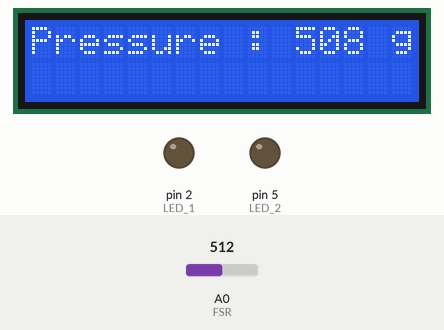
The sketch below on a simulated Arduino Uno, built with avr-gcc and run on an emulated ATmega328P. Shown: 16×2 character LCD, output pins drawn as LEDs (lit = HIGH). The inputs (shaded band) are chosen by the test bench; at power-on: A0 (FSR) = 512. What the sketch prints to the serial monitor is not drawn.

Above: at 1.2 s.
1.3 s: A0 (FSR) set to 526
At 1.9 s:
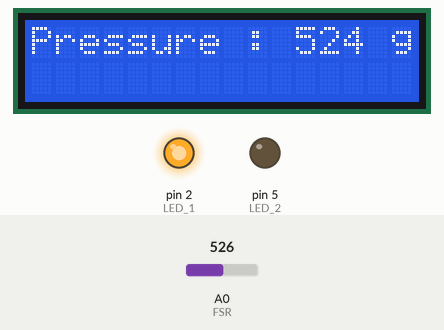
2.9 s: A0 (FSR) set to 716
At 4.2 s:
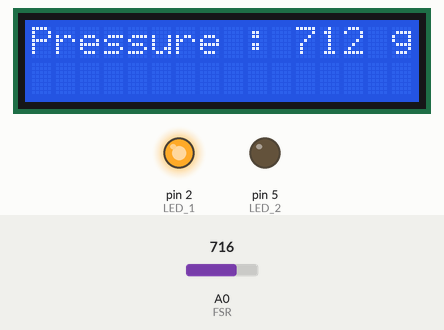
4.5 s: A0 (FSR) set to 900
At 5.6 s:
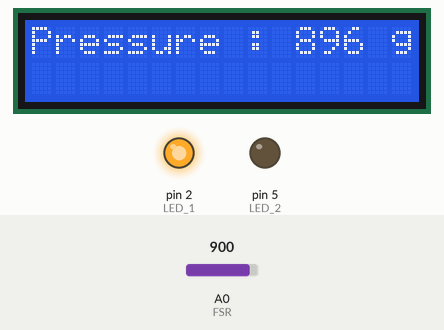
Timing chart, 0 to 7.5 s (numbered marks = the images above; inputs shaded):
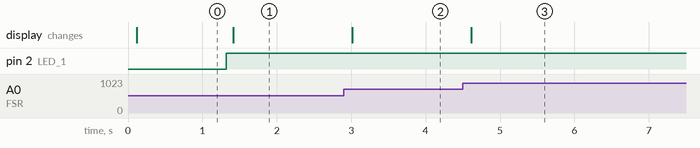

The sketch:

Pressure_senso_v3.ino
```cpp
//#define MAX_TYPE(type) ((type)(pow(2, sizeof(type) * 8 - 1)-1))
//#define MAX_INT MAX_TYPE(int)
//#define MAX_LONG MAX_TYPE(long)

//#include <Wire.h>     //I2C 통신인데 없어도 작동함
#include <LiquidCrystal_I2C.h>
LiquidCrystal_I2C lcd(0x27,16,2);


int FSR = A0;
int LED_1 = 2;
int LED_2 = 5;
int val = 0;
char buf[80];

unsigned pressure_prev = 0;
const unsigned long pressure_delay = 50;

unsigned lcd_prev = 0;
const unsigned long lcd_delay = 100;


//unsigned int on_off1 = 0;
//unsigned LED_1_prev = 0;
//const unsigned long LED_1_delay = 3000;
//
//
//unsigned int on_off2 = 0;
//unsigned LED_2_prev = 0;
//const unsigned long LED_2_delay = 5000;


void setup() {


  Serial.begin(9600);
  pinMode(LED_1, OUTPUT);
  pinMode(LED_2, OUTPUT);
  lcd.init();             //LCD 초기화
  lcd.backlight();

}

void loop() {

  unsigned pressure_now = millis(); //현재 시간 milli 단위로 읽어 저장
  if(pressure_now - pressure_prev >= pressure_delay)
  {
    pressure_prev = pressure_now;

    Serial.print(analogRead(FSR));
    Serial.println("g");
    val = map(analogRead(FSR), 0, 1023, 0, 255);  //내부적 작동이라 lcd는 따로 계산
    analogWrite(LED_1, val);
  }

  unsigned lcd_now = millis();
  if(lcd_now - lcd_prev >= lcd_delay)
  {
    lcd_prev = lcd_now;

    lcd.setCursor(0,0);
    lcd.print("Pressure :");
    lcd.setCursor(11,0);
    sprintf(buf, "%3d", val*4); // 문자열 buf에 저장
    lcd.print(buf);
    lcd.setCursor(15,0);
    lcd.print("g");

  }


//  unsigned LED_1_now = millis();
//  if(LED_1_now - LED_1_prev >= LED_1_delay)
//  {
//    LED_1_prev = LED_1_now;
//
//    on_off1++;
//    if(on_off1>1) on_off1 = 0;
//    digitalWrite(LED_1, on_off1);
//
//  }
//
//
//  unsigned LED_2_now = millis();
//  if(LED_2_now - LED_2_prev >= LED_2_delay)
//  {
//    LED_2_prev = LED_2_now;
//    on_off2++;
//    if(on_off2>1) on_off2 = 0;
//    digitalWrite(LED_2, on_off2);
//
//  }


}
```

Measured:
- the behaviour switches between 513 and 514 on A0 (FSR) (found by bisection; images 0 and 1)
- after the input at 1.3 s, pin 2 (LED_1): LOW → HIGH at once; the display: changes after 0.11 s (image 1)
- after the input at 2.9 s, the display: changes after 0.12 s (image 2)
- after the input at 4.5 s, the display: changes after 0.12 s (image 3)
